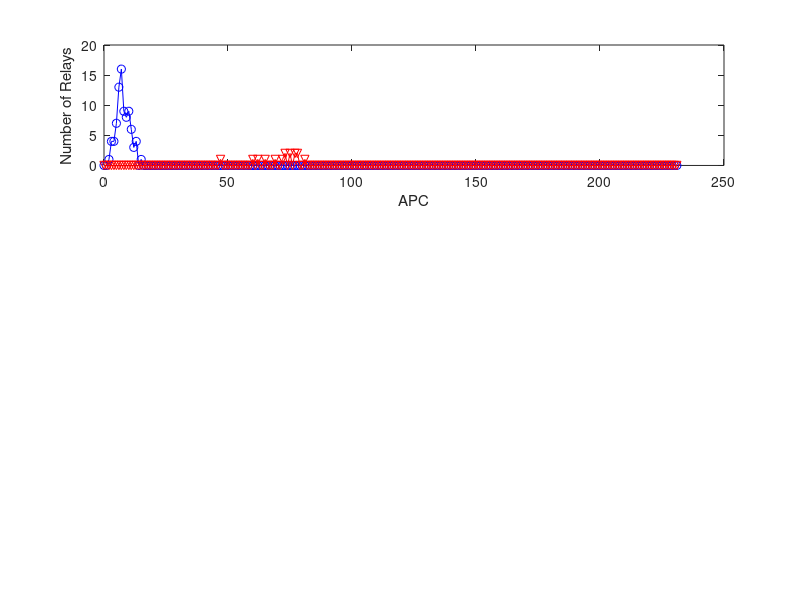

The MATLAB script that drew this image: (Note: this script raises an error after producing the figure.)
% ***************************************************************** 
% COPYRIGHT (c) 2018 Heung-No Lee, and Woong-Bi Lee. 
% E-mail: heungno@gist.ac.kr, woongbi.lee@gmail.com
% Affiliation: INFONET Laboratory, Gwangju Institute of Science and
% Technology (GIST), Republic of Korea
% homepage: http://infonet.gist.ac.kr
% *****************************************************************  
% filename: draw_hisotram.m
% this script generates detection and false alarm probabilities with varying observation window
% *****************************************************************
%%
addpath('../MP_analysis');

load histo_180420.mat;

figure();
subplot(3,1,1);
plot(0:1:num_avg,usual_n_rc15_pa30,'b-o');hold on;
plot(0:1:num_avg,comp_n_rc15_pa30,'r-v');
xlabel('APC');ylabel('Number of Relays');
% stem(min_APC_usual,7,'m');
% stem(max_APC_usual,7,'c');
% stem(max_APC_comp,7,'c');
axis([0 N 0 20]);

subplot(3,1,2);
plot(0:1:num_avg,usual_n_rc15_pa50,'b-o');hold on;
plot(0:1:num_avg,comp_n_rc15_pa50,'r-v');
xlabel('APC');ylabel('Number of Relays');
% stem(min_APC_usual,7,'m');
% stem(max_APC_usual,7,'c');
% stem(max_APC_comp,7,'c');
axis([0 N 0 10]);

subplot(3,1,3);
plot(0:1:num_avg,usual_n_rc15_pa100,'b-o');hold on;
plot(0:1:num_avg,comp_n_rc15_pa100,'r-v');
xlabel('APC');ylabel('Number of Relays');
% stem(min_APC_usual,7,'m');
% stem(max_APC_usual,7,'c');
% stem(max_APC_comp,7,'c');
axis([0 N 0 10]);
%%
rmpath(genpath('../'));